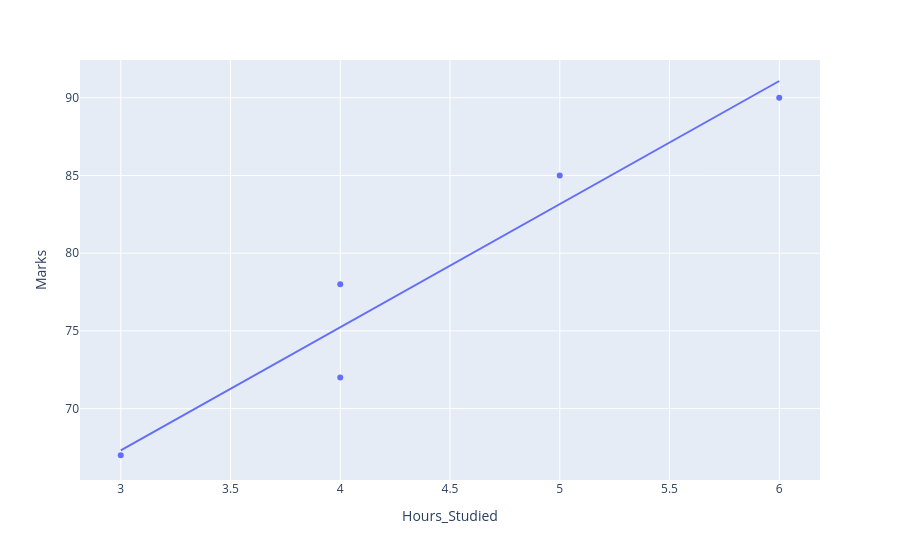

Source (notebook cell):
### Code cell
import plotly.express as px
import statsmodels.api as sm
px.scatter(df, x='Hours_Studied', y='Marks', trendline='ols')

### Figure 1 — Plotly figure (JSON) as saved in the notebook; plotly's stock layout.template omitted (floating-point values rounded to 4 significant figures)
{"data": [{"hovertemplate": "Hours_Studied=%{x}<br>Marks=%{y}<extra></extra>", "legendgroup": "", "marker": {"color": "#636efa", "symbol": "circle"}, "mode": "markers", "name": "", "orientation": "v", "showlegend": false, "type": "scatter", "x": [4, 5, 3, 6, 4], "xaxis": "x", "y": [78, 85, 67, 90, 72], "yaxis": "y"}, {"hovertemplate": "<b>OLS trendline</b><br>Marks = 7.92308 * Hours_Studied + 43.5385<br>R<sup>2</sup>=0.934796<br><br>Hours_Studied=%{x}<br>Marks=%{y} <b>(trend)</b><extra></extra>", "legendgroup": "", "marker": {"color": "#636efa", "symbol": "circle"}, "mode": "lines", "name": "", "showlegend": false, "type": "scatter", "x": [3, 4, 4, 5, 6], "xaxis": "x", "y": [67.31, 75.23, 75.23, 83.15, 91.08], "yaxis": "y"}], "layout": {"legend": {"tracegroupgap": 0}, "margin": {"t": 60}, "xaxis": {"anchor": "y", "domain": [0, 1], "title": {"text": "Hours_Studied"}}, "yaxis": {"anchor": "x", "domain": [0, 1], "title": {"text": "Marks"}}}}
